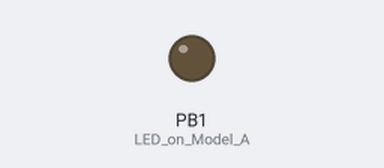
Bench run of a sketch on a simulated ATtiny85, built with avr-gcc and run on an emulated ATtiny85. Parts: output pins drawn as LEDs (lit = HIGH).

Above: at 0.1 s.
At 13.3 s:
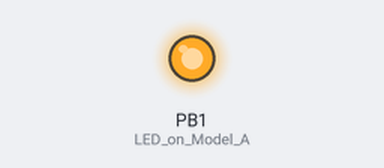
Timing chart, 0 to 14.8 s (numbered marks = the images above):
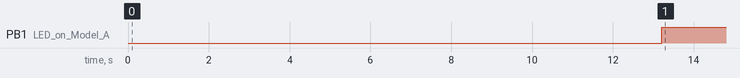

Measured:
- by itself, PB1 (LED_on_Model_A): LOW → HIGH at 13.2 s

The sketch:

PH-Intro.ino
```cpp
#include "DigiKeyboard.h"

#define KEY_DOWN 0x51   // Keyboard Down Arrow
#define KEY_ENTER 0x28  //Return/Enter Key

void setup() {
  DigiKeyboard.update();
  DigiKeyboard.sendKeyStroke(0);
  DigiKeyboard.sendKeyStroke(KEY_R, MOD_GUI_LEFT);  //run
  DigiKeyboard.delay(100);
  DigiKeyboard.println("chrome https://www.youtube.com/watch?v=QRtax4auSuA");  // Open chrome and run that link
  digitalWrite(1, HIGH);  //turn on led when program finishes
  DigiKeyboard.delay(13000);
  DigiKeyboard.sendKeyStroke(KEY_W, MOD_CONTROL_LEFT);
}

void loop(){
    pinMode(1, OUTPUT);  //LED on Model A

}
```
